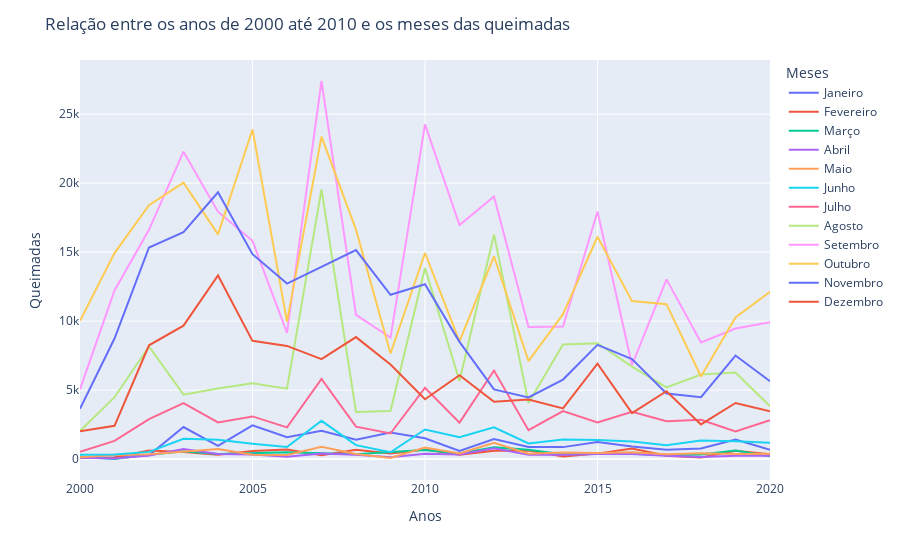

The code cell stored with this chart in its notebook:
### Markdown cell above
##Estudo comparativo mensal - Gráfico Anos x N° de focos e Boxplot

### Code cell
titX = dict(title = 'Anos')
titY = dict(title = 'Queimadas')

titulo = 'Relação entre os anos de 2000 até 2010 e os meses das queimadas'
meses = df.iloc[:,0:12].columns.to_list()

fig1 = px.line(df,x='Ano',y=meses)
fig1.update_layout(
    title = titulo,
    xaxis = titX,
    yaxis = titY,
    legend_title = 'Meses'
)
fig1.show()

### Figure 1 — Plotly figure (JSON) as saved in the notebook; plotly's stock layout.template omitted (floating-point values rounded to 4 significant figures)
{"data": [{"hovertemplate": "variable=Janeiro<br>Ano=%{x}<br>value=%{y}<extra></extra>", "legendgroup": "Janeiro", "line": {"color": "#636efa", "dash": "solid"}, "marker": {"symbol": "circle"}, "mode": "lines", "name": "Janeiro", "orientation": "v", "showlegend": true, "type": "scatter", "x": [2000, 2001, 2002, 2003, 2004, 2005, 2006, 2007, 2008, 2009, 2010, 2011, 2012, 2013, 2014, 2015, 2016, 2017, 2018, 2019, 2020], "xaxis": "x", "y": [72, 121, 270, 2326, 963, 2445, 1593, 2058, 1407, 1923, 1513, 597, 1459, 885, 868, 1240, 911, 671, 764, 1425, 670], "yaxis": "y"}, {"hovertemplate": "variable=Fevereiro<br>Ano=%{x}<br>value=%{y}<extra></extra>", "legendgroup": "Fevereiro", "line": {"color": "#EF553B", "dash": "solid"}, "marker": {"symbol": "circle"}, "mode": "lines", "name": "Fevereiro", "orientation": "v", "showlegend": true, "type": "scatter", "x": [2000, 2001, 2002, 2003, 2004, 2005, 2006, 2007, 2008, 2009, 2010, 2011, 2012, 2013, 2014, 2015, 2016, 2017, 2018, 2019, 2020], "xaxis": "x", "y": [106, 116, 630, 516, 306, 578, 691, 285, 672, 402, 692, 317, 606, 618, 196, 396, 759, 237, 124, 596, 358], "yaxis": "y"}, {"hovertemplate": "variable=Março<br>Ano=%{x}<br>value=%{y}<extra></extra>", "legendgroup": "Março", "line": {"color": "#00cc96", "dash": "solid"}, "marker": {"symbol": "circle"}, "mode": "lines", "name": "Março", "orientation": "v", "showlegend": true, "type": "scatter", "x": [2000, 2001, 2002, 2003, 2004, 2005, 2006, 2007, 2008, 2009, 2010, 2011, 2012, 2013, 2014, 2015, 2016, 2017, 2018, 2019, 2020], "xaxis": "x", "y": [162, 7, 306, 571, 377, 442, 499, 417, 355, 512, 651, 404, 849, 671, 347, 377, 389, 276, 328, 625, 198], "yaxis": "y"}, {"hovertemplate": "variable=Abril<br>Ano=%{x}<br>value=%{y}<extra></extra>", "legendgroup": "Abril", "line": {"color": "#ab63fa", "dash": "solid"}, "marker": {"symbol": "circle"}, "mode": "lines", "name": "Abril", "orientation": "v", "showlegend": true, "type": "scatter", "x": [2000, 2001, 2002, 2003, 2004, 2005, 2006, 2007, 2008, 2009, 2010, 2011, 2012, 2013, 2014, 2015, 2016, 2017, 2018, 2019, 2020], "xaxis": "x", "y": [99, 43, 253, 739, 371, 331, 176, 403, 323, 135, 379, 340, 788, 306, 321, 378, 376, 236, 160, 249, 251], "yaxis": "y"}, {"hovertemplate": "variable=Maio<br>Ano=%{x}<br>value=%{y}<extra></extra>", "legendgroup": "Maio", "line": {"color": "#FFA15A", "dash": "solid"}, "marker": {"symbol": "circle"}, "mode": "lines", "name": "Maio", "orientation": "v", "showlegend": true, "type": "scatter", "x": [2000, 2001, 2002, 2003, 2004, 2005, 2006, 2007, 2008, 2009, 2010, 2011, 2012, 2013, 2014, 2015, 2016, 2017, 2018, 2019, 2020], "xaxis": "x", "y": [142, 292, 350, 563, 737, 313, 298, 889, 372, 87, 836, 414, 1188, 385, 482, 439, 504, 350, 429, 375, 391], "yaxis": "y"}, {"hovertemplate": "variable=Junho<br>Ano=%{x}<br>value=%{y}<extra></extra>", "legendgroup": "Junho", "line": {"color": "#19d3f3", "dash": "solid"}, "marker": {"symbol": "circle"}, "mode": "lines", "name": "Junho", "orientation": "v", "showlegend": true, "type": "scatter", "x": [2000, 2001, 2002, 2003, 2004, 2005, 2006, 2007, 2008, 2009, 2010, 2011, 2012, 2013, 2014, 2015, 2016, 2017, 2018, 2019, 2020], "xaxis": "x", "y": [318, 342, 523, 1470, 1402, 1109, 870, 2774, 1010, 496, 2144, 1592, 2306, 1137, 1415, 1381, 1281, 1012, 1355, 1295, 1176], "yaxis": "y"}, {"hovertemplate": "variable=Julho<br>Ano=%{x}<br>value=%{y}<extra></extra>", "legendgroup": "Julho", "line": {"color": "#FF6692", "dash": "solid"}, "marker": {"symbol": "circle"}, "mode": "lines", "name": "Julho", "orientation": "v", "showlegend": true, "type": "scatter", "x": [2000, 2001, 2002, 2003, 2004, 2005, 2006, 2007, 2008, 2009, 2010, 2011, 2012, 2013, 2014, 2015, 2016, 2017, 2018, 2019, 2020], "xaxis": "x", "y": [531, 1317, 2901, 4056, 2661, 3093, 2296, 5804, 2354, 1856, 5176, 2646, 6419, 2098, 3475, 2662, 3423, 2737, 2853, 2009, 2817], "yaxis": "y"}, {"hovertemplate": "variable=Agosto<br>Ano=%{x}<br>value=%{y}<extra></extra>", "legendgroup": "Agosto", "line": {"color": "#B6E880", "dash": "solid"}, "marker": {"symbol": "circle"}, "mode": "lines", "name": "Agosto", "orientation": "v", "showlegend": true, "type": "scatter", "x": [2000, 2001, 2002, 2003, 2004, 2005, 2006, 2007, 2008, 2009, 2010, 2011, 2012, 2013, 2014, 2015, 2016, 2017, 2018, 2019, 2020], "xaxis": "x", "y": [2036, 4485, 8169, 4667, 5113, 5492, 5105, 19547, 3418, 3493, 13843, 5665, 16283, 4065, 8312, 8404, 6704, 5200, 6135, 6276, 3831], "yaxis": "y"}, {"hovertemplate": "variable=Setembro<br>Ano=%{x}<br>value=%{y}<extra></extra>", "legendgroup": "Setembro", "line": {"color": "#FF97FF", "dash": "solid"}, "marker": {"symbol": "circle"}, "mode": "lines", "name": "Setembro", "orientation": "v", "showlegend": true, "type": "scatter", "x": [2000, 2001, 2002, 2003, 2004, 2005, 2006, 2007, 2008, 2009, 2010, 2011, 2012, 2013, 2014, 2015, 2016, 2017, 2018, 2019, 2020], "xaxis": "x", "y": [5055, 12226, 16617, 22278, 17932, 15823, 9145, 27403, 10459, 8801, 24257, 16959, 19031, 9576, 9606, 17949, 6820, 13025, 8459, 9468, 9927], "yaxis": "y"}, {"hovertemplate": "variable=Outubro<br>Ano=%{x}<br>value=%{y}<extra></extra>", "legendgroup": "Outubro", "line": {"color": "#FECB52", "dash": "solid"}, "marker": {"symbol": "circle"}, "mode": "lines", "name": "Outubro", "orientation": "v", "showlegend": true, "type": "scatter", "x": [2000, 2001, 2002, 2003, 2004, 2005, 2006, 2007, 2008, 2009, 2010, 2011, 2012, 2013, 2014, 2015, 2016, 2017, 2018, 2019, 2020], "xaxis": "x", "y": [10018, 14927, 18400, 20040, 16286, 23891, 9959, 23376, 16631, 7653, 14937, 8527, 14700, 7099, 10504, 16117, 11450, 11231, 5988, 10264, 12132], "yaxis": "y"}, {"hovertemplate": "variable=Novembro<br>Ano=%{x}<br>value=%{y}<extra></extra>", "legendgroup": "Novembro", "line": {"color": "#636efa", "dash": "solid"}, "marker": {"symbol": "circle"}, "mode": "lines", "name": "Novembro", "orientation": "v", "showlegend": true, "type": "scatter", "x": [2000, 2001, 2002, 2003, 2004, 2005, 2006, 2007, 2008, 2009, 2010, 2011, 2012, 2013, 2014, 2015, 2016, 2017, 2018, 2019, 2020], "xaxis": "x", "y": [3640, 8736, 15334, 16441, 19339, 14851, 12720, 13910, 15153, 11908, 12672, 8497, 5050, 4466, 5763, 8278, 7252, 4753, 4485, 7506, 5638], "yaxis": "y"}, {"hovertemplate": "variable=Dezembro<br>Ano=%{x}<br>value=%{y}<extra></extra>", "legendgroup": "Dezembro", "line": {"color": "#EF553B", "dash": "solid"}, "marker": {"symbol": "circle"}, "mode": "lines", "name": "Dezembro", "orientation": "v", "showlegend": true, "type": "scatter", "x": [2000, 2001, 2002, 2003, 2004, 2005, 2006, 2007, 2008, 2009, 2010, 2011, 2012, 2013, 2014, 2015, 2016, 2017, 2018, 2019, 2020], "xaxis": "x", "y": [2023, 2413, 8249, 9669, 13306, 8569, 8203, 7243, 8842, 6852, 4333, 6080, 4154, 4322, 3672, 6918, 3332, 4924, 2511, 4069, 3463], "yaxis": "y"}], "layout": {"legend": {"title": {"text": "Meses"}, "tracegroupgap": 0}, "margin": {"t": 60}, "title": {"text": "Relação entre os anos de 2000 até 2010 e os meses das queimadas"}, "xaxis": {"anchor": "y", "domain": [0, 1], "title": {"text": "Anos"}}, "yaxis": {"anchor": "x", "domain": [0, 1], "title": {"text": "Queimadas"}}}}
